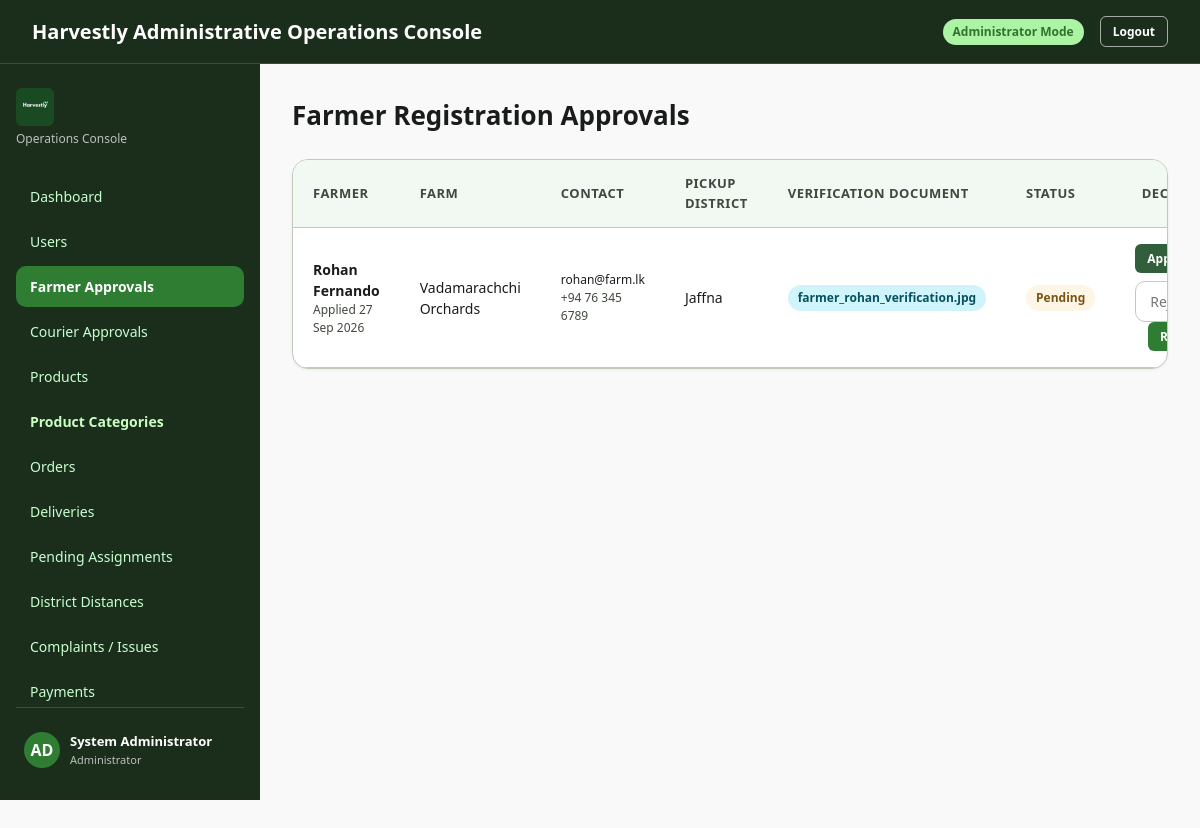
The app's page /index.php?page=admin_farmer_approvals (signed in) with its own data.
### tables this page shows
CREATE TABLE IF NOT EXISTS users (
    user_id BIGINT UNSIGNED AUTO_INCREMENT PRIMARY KEY,
    role ENUM('BUYER','FARMER','COURIER_PARTNER','ADMIN') NOT NULL,
    full_name VARCHAR(120) NOT NULL,
    email VARCHAR(190) NOT NULL,
    password_hash VARCHAR(255) NOT NULL,
    phone VARCHAR(25) NULL,
    account_status ENUM('PENDING','ACTIVE','REJECTED','SUSPENDED') NOT NULL DEFAULT 'PENDING',
    last_login_at DATETIME NULL,
    created_at TIMESTAMP NOT NULL DEFAULT CURRENT_TIMESTAMP,
    updated_at TIMESTAMP NOT NULL DEFAULT CURRENT_TIMESTAMP ON UPDATE CURRENT_TIMESTAMP,
    UNIQUE KEY uq_users_email (email),
    KEY idx_users_role_status (role, account_status)
);

CREATE TABLE IF NOT EXISTS farmer_profiles (
    farmer_id BIGINT UNSIGNED PRIMARY KEY,
    farm_name VARCHAR(150) NULL,
    nic_number VARCHAR(20) NULL,
    pickup_address_line1 VARCHAR(180) NOT NULL,
    pickup_address_line2 VARCHAR(180) NULL,
    pickup_city_town VARCHAR(100) NULL,
    pickup_postal_code VARCHAR(20) NULL,
    district_id SMALLINT UNSIGNED NOT NULL,
    verification_status ENUM('PENDING','APPROVED','REJECTED') NOT NULL DEFAULT 'PENDING',
    created_at TIMESTAMP NOT NULL DEFAULT CURRENT_TIMESTAMP,
    updated_at TIMESTAMP NOT NULL DEFAULT CURRENT_TIMESTAMP ON UPDATE CURRENT_TIMESTAMP,
    CONSTRAINT fk_farmer_user
        FOREIGN KEY (farmer_id) REFERENCES users(user_id),
    CONSTRAINT fk_farmer_district
        FOREIGN KEY (district_id) REFERENCES districts(district_id),
    KEY idx_farmer_district (district_id),
    KEY idx_farmer_verification (verification_status)
);

CREATE TABLE IF NOT EXISTS districts (
    district_id SMALLINT UNSIGNED AUTO_INCREMENT PRIMARY KEY,
    district_name VARCHAR(60) NOT NULL,
    province_name VARCHAR(60) NOT NULL,
    is_active TINYINT(1) NOT NULL DEFAULT 1,
    created_at TIMESTAMP NOT NULL DEFAULT CURRENT_TIMESTAMP,
    updated_at TIMESTAMP NOT NULL DEFAULT CURRENT_TIMESTAMP ON UPDATE CURRENT_TIMESTAMP,
    UNIQUE KEY uq_district_name (district_name),
    KEY idx_district_active (is_active)
);

CREATE TABLE IF NOT EXISTS verification_documents (
    document_id BIGINT UNSIGNED AUTO_INCREMENT PRIMARY KEY,
    user_id BIGINT UNSIGNED NOT NULL,
    document_type VARCHAR(80) NOT NULL,
    original_file_name VARCHAR(255) NULL,
    stored_file_path VARCHAR(500) NOT NULL,
    status ENUM('PENDING','APPROVED','REJECTED') NOT NULL DEFAULT 'PENDING',
    rejection_reason VARCHAR(500) NULL,
    reviewed_by BIGINT UNSIGNED NULL,
    reviewed_at DATETIME NULL,
    created_at TIMESTAMP NOT NULL DEFAULT CURRENT_TIMESTAMP,
    updated_at TIMESTAMP NOT NULL DEFAULT CURRENT_TIMESTAMP ON UPDATE CURRENT_TIMESTAMP,
    CONSTRAINT fk_verification_user
        FOREIGN KEY (user_id) REFERENCES users(user_id),
    CONSTRAINT fk_verification_reviewer
        FOREIGN KEY (reviewed_by) REFERENCES users(user_id),
    KEY idx_verification_user_status (user_id, status)
);

### config/database.php (called while the page is built, shortened)
<?php
function getDBConnection() {
    static $conn = null;
    if ($conn === null) {
        $conn = new mysqli(DB_HOST, DB_USER, DB_PASS, DB_NAME, DB_PORT);
        $conn->set_charset("utf8mb4");
        $conn->query("SET time_zone = '+05:30'");
    }
    return $conn;
}

### Model/Admin/AdminModel.php (called while the page is built, shortened)
<?php
require_once __DIR__ . '/../../config/database.php';
class AdminModel {
    private $db;
    public function __construct() {
        $this->db = getDBConnection();
    }
    public function getPendingFarmers() {
        $result = $this->db->query("
            SELECT u.user_id as id, u.full_name, u.email, u.phone, u.account_status as status, u.created_at,
                   fp.farm_name, fp.nic_number, d.district_name as district, vd.document_id, vd.stored_file_path as id_document_path, vd.original_file_name
            FROM users u
            JOIN farmer_profiles fp ON u.user_id = fp.farmer_id
            LEFT JOIN districts d ON fp.district_id = d.district_id
            LEFT JOIN verification_documents vd ON u.user_id = vd.user_id
            WHERE u.role = 'FARMER' AND (u.account_status IN ('PENDING', 'REJECTED') OR fp.verification_status = 'PENDING')
            GROUP BY u.user_id
            ORDER BY u.created_at DESC
        ");
        return $result ? $result->fetch_all(MYSQLI_ASSOC) : [];
    }
}

### config/helpers.php (called while the page is built, shortened)
<?php
function sanitize($data) {
    return htmlspecialchars(trim((string)$data), ENT_QUOTES, 'UTF-8');
}
function checkAdminAuth() {
    require_once __DIR__ . '/app.php';
}

### config/app.php (called while the page is built, shortened)
<?php
require_once __DIR__ . '/database.php';
require_once __DIR__ . '/helpers.php';
require_once __DIR__ . '/status.php';
function url(string $path = ''): string {
    return rtrim(BASE_URL, '/') . '/' . ltrim($path, '/');
}
function e($value): string {
    return htmlspecialchars((string)$value, ENT_QUOTES, 'UTF-8');
}

### config/status.php (called while the page is built, shortened)
<?php
require_once __DIR__ . '/../config/app.php';
if (!function_exists('harvestlyStatusLabels')) {
    function harvestlyStatusLabels(): array
    {
        return [
            'PENDING_PAYMENT'    => 'Pending Payment',
            'PAID'               => 'Paid',
            'ACCEPTED'           => 'Accepted',
            'PREPARING'          => 'Preparing',
            'READY_FOR_DELIVERY' => 'Ready for Delivery',
            'PENDING_ASSIGNMENT' => 'Pending Assignment',
            'ASSIGNED'           => 'Assigned',
            'PICKED_UP'          => 'Picked Up',
            'IN_TRANSIT'         => 'In Transit',
            'OUT_FOR_DELIVERY'   => 'Out for Delivery',
            'DELIVERED'          => 'Delivered',
            'COMPLETED'          => 'Completed',
            'UNDELIVERABLE'      => 'Undeliverable',
            'REJECTED'           => 'Rejected',
            'CANCELLED'          => 'Cancelled',
            'HELD'               => 'Held',
            'PENDING_PAYOUT'     => 'Pending Payout',
            'EARNED'             => 'Earned',
            'PAID_OUT'           => 'Paid',
            'OPEN'               => 'Open',
            'UNDER_REVIEW'       => 'Under Review',
            'RESOLVED'           => 'Resolved',
            'AVAILABLE'          => 'Available',
            'UNAVAILABLE'        => 'Unavailable',
            'APPROVED'           => 'Approved',
            'ACTIVE'             => 'Active',
            'PENDING'            => 'Pending',
            'SUSPENDED'          => 'Suspended',
            'INACTIVE'           => 'Inactive',
            'SOLD_OUT'           => 'Sold Out',
            'AVAILABLE_NOW'      => 'Available Now',
            'HARVEST_SOON'       => 'Harvest Soon',
            'SEASONAL'           => 'Seasonal',
            'ORGANIC'            => 'Organic',
            'CONVENTIONAL'       => 'Conventional',
            'MIXED'              => 'Mixed',
            'SUCCESS'            => 'Success',
            'FAILED'             => 'Failed',
        ];
    }
}
if (!function_exists('harvestlyStatusLabel')) {
    function harvestlyStatusLabel(?string $status): string
    {
        $status = strtoupper(trim((string)$status));
        $labels = harvestlyStatusLabels();
        return $labels[$status] ?? ucwords(strtolower(str_replace('_', ' ', $status)));
    }
}

### View/Admin/farmer_approvals.php (the view, shortened to what this page needs)
<div class="view-container">
    <div class="page-header mb-4">
        <h1>Farmer Registration Approvals</h1>
    </div>
    <div class="card" style="padding:0;overflow:hidden">
        <div class="table-responsive">
            <table class="data-table">
                <thead>
                    <tr>
                        <th>Farmer</th>
                        <th>Farm</th>
                        <th>Contact</th>
                        <th>Pickup District</th>
                        <th>Verification Document</th>
                        <th>Status</th>
                        <th style="text-align:right">Decision</th>
                    </tr>
                </thead>
                <tbody>
                <?php if (!$pendingFarmers): ?>
                    <tr>
                        <td colspan="7" style="text-align:center;padding:32px;color:var(--color-outline)">
                            No Farmer registrations are awaiting approval.
                        </td>
                    </tr>
                <?php else: ?>
                    <?php foreach ($pendingFarmers as $farmer): ?>
                    <tr>
                        <td>
                            <strong><?= sanitize($farmer['full_name']) ?></strong>
                            <div class="text-xs text-muted">
                                <?= !empty($farmer['created_at']) ? 'Applied ' . date('d M Y', strtotime((string)$farmer['created_at'])) : '' ?>
                            </div>
                        </td>
                        <td><?= sanitize($farmer['farm_name'] ?: 'Not provided') ?></td>
                        <td class="text-xs">
                            <div><?= sanitize($farmer['email']) ?></div>
                            <div class="text-muted"><?= sanitize($farmer['phone'] ?: '—') ?></div>
                        </td>
                        <td><?= sanitize($farmer['district'] ?: 'Not set') ?></td>
                        <td>
                            <?php if (!empty($farmer['document_id'])): ?>
                                <a class="badge badge-info" href="<?= e(url('Controller/Admin/DocumentController.php?id=' . (int)$farmer['document_id'])) ?>">
                                    <?= sanitize($farmer['original_file_name'] ?: 'Document') ?>
                                </a>
                            <?php else: ?>
                                <span class="text-xs text-muted">No document uploaded</span>
                            <?php endif; ?>
                        </td>
                        <td>
                            <span class="badge badge-warning">
                                <?= sanitize(harvestlyStatusLabel((string)$farmer['status'])) ?>
                            </span>
                        </td>
                        <td style="text-align:right">
                            <div class="flex justify-end gap-2" style="display:flex;gap:8px;justify-content:flex-end;flex-wrap:wrap">
                                <form method="POST" action="index.php?admin_action=verify_farmer" style="display:inline">
                                    <button type="submit" class="btn btn-sm btn-primary">Approve</button>
                                </form>
                                <form method="POST" action="index.php?admin_action=verify_farmer" style="display:inline"
                                      onsubmit="return confirm('Reject this Farmer application?');">
                                    <input type="text" name="rejection_reason" class="input-field" style="max-width:190px"
                                           placeholder="Rejection reason (optional)" maxlength="500">
                                    <button type="submit" class="btn btn-sm btn-danger">Reject</button>
                                </form>
                            </div>
                        </td>
                    </tr>
                    <?php endforeach; ?>
                <?php endif; ?>
                </tbody>
            </table>
        </div>
    </div>
</div>

### CSS/Common/style.css (style rules this page uses)
:root { --hv-primary: #315f3b; --hv-primary-hover: #26492e; --hv-primary-soft: #edf4e9; --hv-primary-soft-border: #cbdcc3; --hv-accent: #4f7d57; --hv-page: #f5f7f3; --hv-surface: #ffffff; --hv-border: #e0e7dc; --hv-border-strong: #d3ddcd; --hv-ink: #243a2a; --hv-muted: #69736a; --hv-danger: #b84b4b; --hv-danger-soft: #fff1ed; --hv-danger-border: #efc1b6; --hv-warn: #b67a18; --hv-warn-soft: #fdf6e7; --hv-warn-border: #ecd9ac; --hv-info: #2b6a8a; --hv-info-soft: #eaf3f8; --hv-info-border: #c3dcec; --hv-radius-sm: 8px; --hv-radius: 12px; --hv-radius-lg: 14px; --hv-shadow: 0 8px 24px rgba(31, 41, 33, .07); --hv-font: Arial, Helvetica, "Segoe UI", system-ui, sans-serif; }
:root { --color-primary: #315f3b; --color-primary-hover: #26492e; --color-primary-container: #2e7d32; --color-on-primary: #ffffff; --color-secondary: #2a6b2c; --color-secondary-container: #acf4a4; --color-on-secondary-container: #307231; --color-background: #f9f9f9; --color-surface: #ffffff; --color-surface-container: #edf7ee; --color-surface-container-low: #f1f9f2; --color-surface-container-high: #e5f2e6; --color-on-surface: #1a1c1c; --color-on-surface-variant: #40493d; --color-outline: #707a6c; --color-outline-variant: #bfcaba; --color-sidebar-bg: rgb(27, 46, 28); --color-sidebar-text: #c8ffcf; --color-sidebar-active: #2e7d32; --color-error: #2e7d32; --color-error-container: #e8f5e9; --color-warning: #b58100; --color-warning-container: #ffecb3; --font-family: system-ui, -apple-system, BlinkMacSystemFont, 'Segoe UI', Roboto, Helvetica, Arial, sans-serif; --radius-sm: 6px; --radius-md: 10px; --radius-lg: 16px; --radius-xl: 24px; --shadow-sm: 0 1px 3px rgba(0,0,0,0.06); --shadow-md: 0 4px 16px rgba(0,0,0,0.08); --shadow-lg: 0 10px 30px rgba(0,0,0,0.12); }
* { box-sizing: border-box; margin: 0; padding: 0; }
body { font-family: var(--font-family); background-color: var(--color-background); color: var(--color-on-surface); line-height: 1.5; min-height: 100vh; display: flex; flex-direction: column; }
a { color: inherit; text-decoration: none; }
button, input, select, textarea { font-family: inherit; font-size: inherit; }
.btn { display: inline-flex; align-items: center; justify-content: center; gap: 8px; padding: 10px 20px; border-radius: var(--radius-md); font-size: 14px; font-weight: 600; cursor: pointer; border: none; transition: all 0.2s ease; white-space: nowrap; }
.btn-primary { background-color: var(--color-primary); color: var(--color-on-primary); }
.btn-sm { padding: 6px 12px; font-size: 12px; border-radius: var(--radius-sm); }
.btn-danger { background-color: var(--color-error); color: #fff; }
.data-table { width: 100%; border-collapse: collapse; text-align: left; font-size: 14px; }
.data-table th { background-color: var(--color-surface-container-low); padding: 14px 20px; font-weight: 700; color: var(--color-on-surface-variant); border-bottom: 1px solid var(--color-outline-variant); font-size: 13px; text-transform: uppercase; letter-spacing: 0.5px; }
.data-table td { padding: 16px 20px; border-bottom: 1px solid var(--color-outline-variant); color: var(--color-on-surface); vertical-align: middle; }
.badge { display: inline-flex; align-items: center; gap: 4px; padding: 4px 10px; border-radius: 9999px; font-size: 12px; font-weight: 600; }
.badge-info { background-color: #cff4fc; color: #055160; }
.view-container { padding: 32px; flex: 1; max-width: 1400px; width: 100%; margin: 0 auto; }
.page-header { display: flex; flex-wrap: wrap; align-items: center; justify-content: space-between; gap: 16px; margin-bottom: 24px; }
.page-header h1 { font-size: 26px; font-weight: 800; color: var(--color-on-surface); }
.card { background-color: var(--color-surface); border: 1px solid var(--color-outline-variant); border-radius: var(--radius-lg); padding: 24px; box-shadow: var(--shadow-sm); margin-bottom: 24px; }
.input-field { padding: 10px 14px; border-radius: var(--radius-md); border: 1px solid var(--color-outline-variant); outline: none; font-size: 14px; width: 100%; background-color: var(--color-surface); color: var(--color-on-surface); }
.mb-4 { margin-bottom: 24px }
.gap-2 { gap: 10px }
.text-xs { font-size: 12px }
.text-muted { color: var(--color-on-surface-variant) }
.table-responsive { overflow-x: auto; }
.flex { display: flex; }
.justify-end { justify-content: flex-end; }
.gap-2 { gap: 8px; }
.badge-warning { background: #fdf6e7; color: #7a5410; border-color: #ecd9ac; }

### records on screen
users: full_name "Rohan Fernando", created_at "27 Sep 2026", farmer_profiles.farm_name "Vadamarachchi Orchards", email "rohan@farm.lk", phone "+94 76 345 6789", districts.district_name "Jaffna", verification_documents.original_file_name "farmer_rohan_verification.jpg", account_status "Pending"

### other values on screen
$_SESSION['user_name'] "System Administrator"
